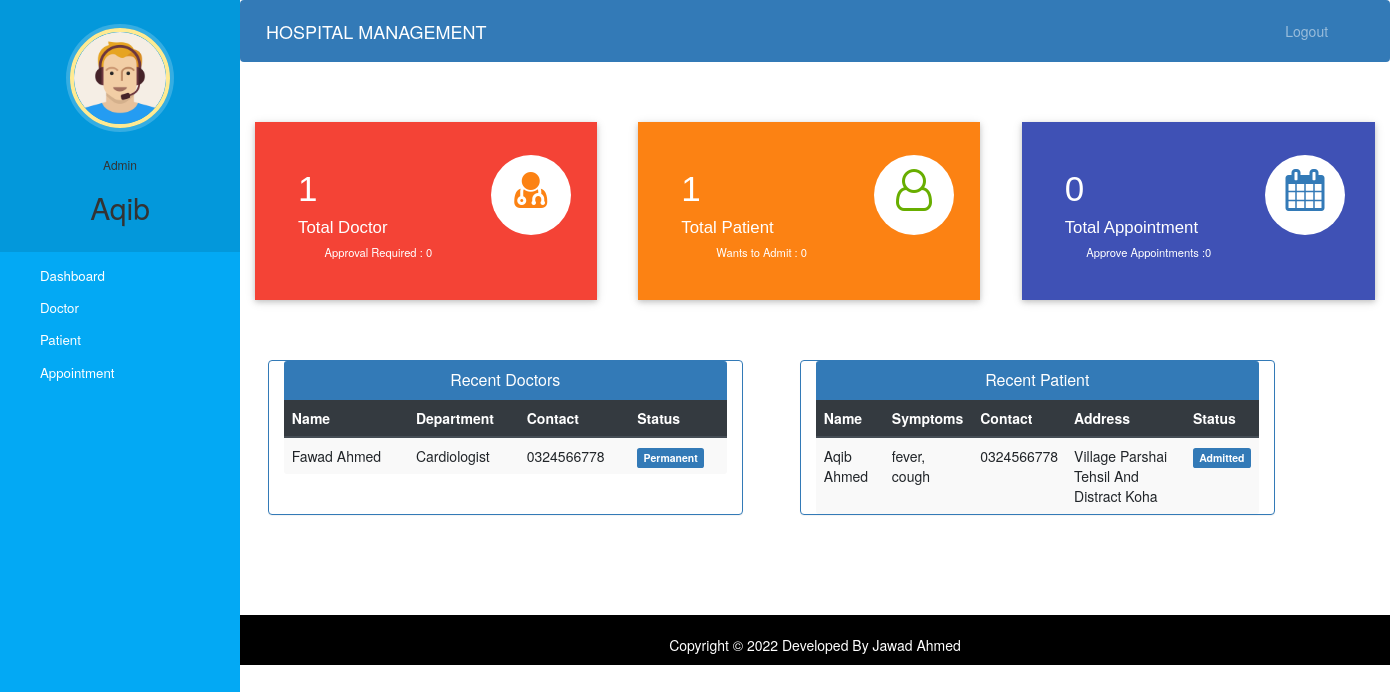
Page /admin-dashboard (signed in) on the earlier database version.
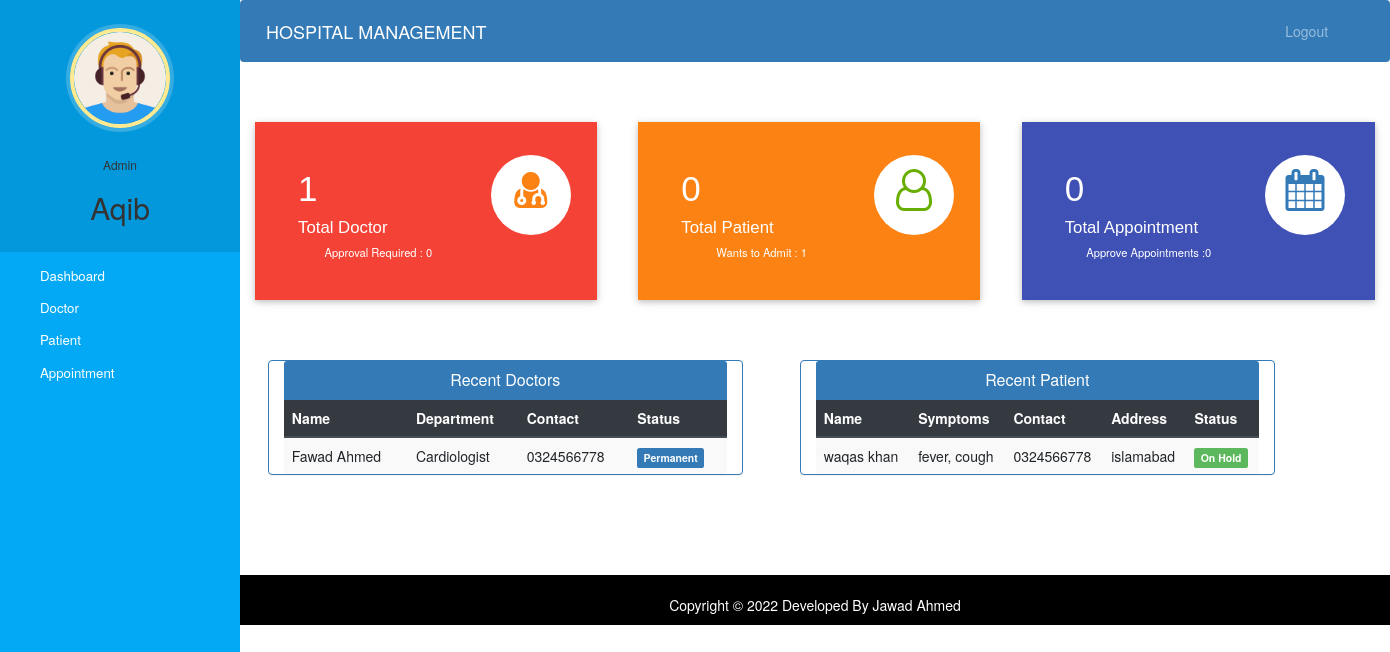
Same page on the later database version.
### hospital/models.py (models this page shows, shortened)
class Doctor(models.Model):
    user=models.OneToOneField(User,on_delete=models.CASCADE)
    profile_pic= models.ImageField(upload_to='profile_pic/DoctorProfilePic/',null=True,blank=True)
    address = models.CharField(max_length=40)
    mobile = models.CharField(max_length=20,null=True)
    department= models.CharField(max_length=50,choices=departments,default='Cardiologist')
    status=models.BooleanField(default=False)
    @property
    def get_name(self):
        return f"{self.user.first_name} {self.user.last_name}"

class Patient(models.Model):
    user=models.OneToOneField(User,on_delete=models.CASCADE)
    profile_pic= models.ImageField(upload_to='profile_pic/PatientProfilePic/',null=True,blank=True)
    address = models.CharField(max_length=40)
    mobile = models.CharField(max_length=20,null=False)
    symptoms = models.CharField(max_length=100,null=False)
    assignedDoctorId = models.PositiveIntegerField(null=True)
    admitDate=models.DateField(auto_now=True)
    status=models.BooleanField(default=False)
    @property
    def get_name(self):
        return f"{self.user.first_name} {self.user.last_name}"

### hospital/views.py (the view)
# urls.py: path('admin-dashboard', views.admin_dashboard_view, name='admin-dashboard'),
@login_required(login_url='adminlogin')
@user_passes_test(is_admin)
def admin_dashboard_view(request):
    doctors=models.Doctor.objects.all().order_by('-id')
    patients=models.Patient.objects.all().order_by('-id')
    doctorcount=models.Doctor.objects.all().filter(status=True).count()
    pendingdoctorcount=models.Doctor.objects.all().filter(status=False).count()
    patientcount=models.Patient.objects.all().filter(status=True).count()
    pendingpatientcount=models.Patient.objects.all().filter(status=False).count()
    appointmentcount=models.Appointment.objects.all().filter(status=True).count()
    pendingappointmentcount=models.Appointment.objects.all().filter(status=False).count()
    mydict={
    'doctors':doctors,
    'patients':patients,
    'doctorcount':doctorcount,
    'pendingdoctorcount':pendingdoctorcount,
    'patientcount':patientcount,
    'pendingpatientcount':pendingpatientcount,
    'appointmentcount':appointmentcount,
    'pendingappointmentcount':pendingappointmentcount,
    }
    return render(request,'hospital/admin_dashboard.html',context=mydict)

### hospital/views.py (called while the page is built)
def is_admin(user):
    return user.groups.filter(name='ADMIN').exists()

### hospital/templates/hospital/admin_dashboard.html
{% extends 'hospital/admin_base.html' %}
{% load static %}
{% block content %}
{%include 'hospital/admin_dashboard_cards.html'%}
<br><br><br>
<div class="container">
    <div class="row">
        <div class="panel panel-primary col-md-5" style="margin-left:2%;">
            <div class="panel-heading" style="text-align:center;">
                <h6 class="panel-title">Recent Doctors</h6>
            </div>
            <table class="table table-hover table-striped" id="dev-table">
                <thead class="thead-dark">
                    <tr>
                        <th>Name</th>
                        <th>Department</th>
                        <th>Contact</th>
                        <th>Status</th>
                    </tr>
                </thead>
                {% for d in doctors %}
                <tr>
                    <td> {{d.get_name}}</td>
                    <td>{{d.department}}</td>
                    <td>{{d.mobile}}</td>
                    {%if d.status%}
                    <td> <span class="label label-primary">Permanent</span></td>
                    {% else %}
                    <td> <span class="label label-success">On Hold</span></td>
                    {% endif %}
                </tr>
                {% endfor %}
            </table>
        </div>
        <div class="panel panel-primary col-md-5" style="margin-left:5%;">
            <div class="panel-heading" style="text-align:center;">
                <h6 class="panel-title">Recent Patient</h6>
            </div>
            <table class="table table-hover table-striped" id="dev-table">
                <thead class="thead-dark">
                    <tr>
                        <th>Name</th>
                        <th>Symptoms</th>
                        <th>Contact</th>
                        <th>Address</th>
                        <th>Status</th>
                    </tr>
                </thead>
                {% for p in patients %}
                <tr>
                    <td> {{p.get_name}}</td>
                    <td>{{p.symptoms}}</td>
                    <td>{{p.mobile}}</td>
                    <td>{{p.address}}</td>
                    {%if p.status%}
                    <td> <span class="label label-primary">Admitted</span></td>
                    {% else %}
                    <td> <span class="label label-success">On Hold</span></td>
                    {% endif %}
                </tr>
                {% endfor %}
            </table>
        </div>
    </div>
</div>
{% endblock content %}

### hospital/templates/hospital/admin_base.html (shortened to what this page needs)
<!DOCTYPE html>
{% load static %}
<html lang="en">
<head>
    <link rel="stylesheet" href="https://stackpath.bootstrapcdn.com/bootstrap/4.3.1/css/bootstrap.min.css">
    <link rel="stylesheet" href="https://maxcdn.bootstrapcdn.com/font-awesome/4.7.0/css/font-awesome.min.css">
    <link rel="stylesheet" href="{% static '/style.css' %}">
</head>
<body>
    <nav class="menu" tabindex="0">
        <header class="avatar">
            <img src="{% static 'images/adminpropic.png' %}" />
            <br><br>
            <h6>Admin</h6>
            <h2>{{request.user.first_name}}</h2>
        </header>
        <ul>
            <li tabindex="0" class="icon-dashboard"> <a style="color:white; text-decoration:none;"
                    href="/admin-dashboard"><span>Dashboard</span></a> </li>
            <li tabindex="0" class="icon-customers"> <a style="color:white; text-decoration:none;"
                    href="/admin-doctor"><span>Doctor</span></a></li>
            <li tabindex="0" class="icon-users"> <a style="color:white; text-decoration:none;"
                    href="/admin-patient"><span>Patient</span></a></li>
            <li tabindex="0" class="icon-calendar"> <a style="color:white; text-decoration:none;"
                    href="/admin-appointment"><span>Appointment</span></a></li>
        </ul>
    </nav>
    <main>
        <div class="bs-example">
            <nav class="navbar navbar-expand-md  navbar-dark fixed-top" style="background:#337AB7;">
                <a href="/admin-dashboard" class="navbar-brand">HOSPITAL MANAGEMENT</a>
                <div class="collapse navbar-collapse justify-content-between" id="navbarCollapse">
                    <div class="navbar-nav" style=" margin-left: 90%;">
                        <a href="/logout" class="nav-item nav-link">Logout</a>
                    </div>
                </div>
            </nav>
        </div>
        <br><br>
        {% block content %}
        {% endblock content %}
        <br><br><br><br>
        <footer>
            <br>
            <div class="container">
                <div class="row">
                    <div class="col-md-12 col-sm-12">
                        <div style="color:#ffffff;" class="wow fadeInUp footer-copyright">
                            <p>
                                Copyright &copy; 2022 Developed By Jawad Ahmed </p>
                        </div>
                    </div>
                </div>
            </div>
        </footer>
    </main>
</body>
</html>

### hospital/templates/hospital/admin_dashboard_cards.html (shortened to what this page needs)
<!DOCTYPE html>
<html lang="en" dir="ltr">
<head>
    <link rel="stylesheet" href="https://maxcdn.bootstrapcdn.com/bootstrap/3.4.1/css/bootstrap.min.css">
    <link rel="stylesheet" href="https://cdnjs.cloudflare.com/ajax/libs/font-awesome/4.7.0/css/font-awesome.min.css">
</head>
<body>
    <div class="market-updates">
        <div class="col-md-4 market-update-gd">
            <div class="market-update-block clr-block-1">
                <div class="col-md-8 market-update-left">
                    <h3>{{doctorcount}}</h3>
                    <h4>Total Doctor</h4>
                    <p>Approval Required : {{pendingdoctorcount}}</p>
                </div>
                <div class="col-md-4 market-update-right">
                    <i class="fa fa-user-md"></i>
                </div>
                <div class="clearfix"> </div>
            </div>
        </div>
        <div class="col-md-4 market-update-gd">
            <div class="market-update-block clr-block-2">
                <div class="col-md-8 market-update-left">
                    <h3>{{patientcount}}</h3>
                    <h4>Total Patient</h4>
                    <p>Wants to Admit : {{pendingpatientcount}}</p>
                </div>
                <div class="col-md-4 market-update-right">
                    <i class="fa fa-user-o"></i>
                </div>
                <div class="clearfix"> </div>
            </div>
        </div>
        <div class="col-md-4 market-update-gd">
            <div class="market-update-block clr-block-3">
                <div class="col-md-8 market-update-left">
                    <h3>{{appointmentcount}}</h3>
                    <h4>Total Appointment</h4>
                    <p>Approve Appointments :{{pendingappointmentcount}} </p>
                </div>
                <div class="col-md-4 market-update-right">
                    <i class="fa fa-calendar"> </i>
                </div>
                <div class="clearfix"> </div>
            </div>
        </div>
    </div>
</body>
</html>

### static/style.css (style rules this page uses)
body { padding-left: 240px; }
main { position: relative; height: 100vh; }
.menu { background: #5bc995; height: 100vh; width: 240px; position: fixed; top: 0px; left: 0; z-index: 5; outline: none; }
.menu .avatar { background: rgba(0, 0, 0, 0.1); padding: 2em 0.5em; text-align: center; }
.menu .avatar img { width: 100px; border-radius: 50%; overflow: hidden; border: 4px solid #ffea92; box-shadow: 0 0 0 4px rgba(255, 255, 255, 0.2); }
.menu .avatar h2 { font-weight: normal; margin-bottom: 0; }
.menu ul { list-style: none; padding: 0.5em 0; margin: 0; }
.menu ul li { padding: 0.5em 1em 0.5em 3em; font-size: 0.95em; font-weight: regular; background-repeat: no-repeat; background-position: left 15px center; background-size: auto 20px; transition: all 0.15s linear; cursor: pointer; }
.menu ul li.icon-dashboard { background-image: url("http://www.entypo.com/images//gauge.svg"); }
.menu ul li.icon-customers { background-image: url("http://www.entypo.com/images//briefcase.svg"); }
.menu ul li.icon-users { background-image: url("http://www.entypo.com/images//users.svg"); }
.menu ul li.icon-calendar { background-image: url("http://www.entypo.com/images//calendar.svg"); }

### hospital/templates/hospital/admin_base.html (style rules this page uses)
a:link { text-decoration: none; }
a { color: white; }
footer { padding: 0px 0px 0px 0px; background-color: black; margin: 0px; }
.fa { font-size: 23px; width: 60px; text-align: center; text-decoration: none; margin: 5px 2px; border-radius: 50%; }
p { text-align: center; }
body { padding-left: 240px; }
main { position: relative; height: 100vh; }
.menu { background: #03a9f4; height: 100vh; width: 240px; position: fixed; top: 0px; left: 0; z-index: 5; outline: none; }
.menu .avatar { background: rgba(0, 0, 0, 0.1); padding: 2em 0.5em; text-align: center; }
.menu .avatar img { width: 100px; border-radius: 50%; overflow: hidden; border: 4px solid #ffea92; box-shadow: 0 0 0 4px rgba(255, 255, 255, 0.2); }
.menu .avatar h2 { font-weight: normal; margin-bottom: 0; }
.menu ul { list-style: none; padding: 0.5em 0; margin: 0; }
.menu ul li { padding: 0.5em 1em 0.5em 3em; font-size: 0.95em; font-weight: regular; background-repeat: no-repeat; background-position: left 15px center; background-size: auto 20px; transition: all 0.15s linear; cursor: pointer; }
.menu ul li.icon-dashboard { background-image: url("http://www.entypo.com/images//gauge.svg"); }
.menu ul li.icon-customers { background-image: url("http://www.entypo.com/images//briefcase.svg"); }
.menu ul li.icon-users { background-image: url("http://www.entypo.com/images//users.svg"); }
.menu ul li.icon-calendar { background-image: url("http://www.entypo.com/images//calendar.svg"); }

Differences in the rows shown:
removed Patient: get_name "Aqib Ahmed", symptoms "fever, cough", mobile "0324566778", address "Village Parshai Tehsil And Distract Koha", status "Admitted"
added Patient: get_name "waqas khan", symptoms "fever, cough", mobile "0324566778", address "islamabad", status "On Hold"
Other differences:
{{ patientcount }}: "1" → "0"
{{ pendingpatientcount }}: "0" → "1"
